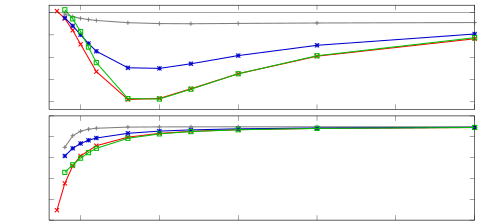

The script that saved this image:
reset
set terminal cairolatex size 4.85,2.23 
set output 'scan_H.tex'

# Multiplot layout setup
set multiplot layout 2,1 margins 0.1,0.98,0.01,0.98 spacing 0,0.03

# First plot
#set xlabel 'Distance (\AA)'
set ylabel 'Energy (meV)' offset -1,0
set yrange [-65:5]
set xrange [3:30]
set xtics format ''
set ytics 15 format '%.0f'
linew=3
set pointsize 0.5
unset key
set label "DBS Opposing" at graph 0.5, graph 0.1 center

p 'CH4.dat' u 1:($4*1000) w lp lw linew lc rgb "grey50" notitle, \
    'H2O_Hfirst.dat' u 1:($4*1000) w lp lw linew lc rgb "red" notitle, \
    'NH3_Hfirst.dat' u 1:($4*1000) w lp lw linew lc rgb "medium-blue" notitle, \
    'HF_Hfirst.dat' u 1:($4*1000) w lp lw linew lc rgb "web-green" notitle, \
    0 w l lw 1 lc rgb "black" notitle

# Second plot
set ylabel 'Energy (eV)' offset 0,0
set yrange [-2.6:-1.6]
set xrange [3:30]
set ytics 0.2 format "%.1f"
#set xtics format
#set xlabel 'Distance (\AA)'
unset label
set label "VBS Opposing" at graph 0.5, graph 0.1 center

p 'CH4.dat' u 1:($3) w lp lw linew lc rgb "grey50" notitle, \
    'H2O_Hfirst.dat' u 1:($3) w lp lw linew lc rgb "red" notitle, \
    'NH3_Hfirst.dat' u 1:($3) w lp lw linew lc rgb "medium-blue" notitle, \
    'HF_Hfirst.dat' u 1:($3) w lp lw linew lc rgb "web-green" notitle

# Third plot

#set xtics format
#set ytics 2 format "%.1f"
#set xlabel 'Distance (\AA)'
#set ylabel 'Energy (meV)'
#set xrange [3:30]
#set yrange [-8:1]
#set key bottom right
#unset label
#set label "Interaction Energy" at graph 0.5, graph 0.1 center

# Plot differences from converged values
#p 'CH4.dat' u 1:(($2+688.52387389)*1000) w lp lw linew lc rgb "grey50" title '$\mathrm{CH}_4$', \
#    'H2O_Hfirst.dat' u 1:(($2+724.41877228)*1000) w lp lw linew lc rgb "red" title '$\mathrm{H}_2\mathrm{O}$', \
 #   'NH3_Hfirst.dat' u 1:(($2+704.56189668)*1000) w lp lw linew lc rgb "medium-blue" title '$\mathrm{NH}_3$', \
 #   'HF_Hfirst.dat' u 1:(($2+748.41555763)*1000) w lp lw linew lc rgb "web-green" title 'HF', \
 #   0 w l lw 1 lc rgb "black" notitle
    
# End multiplot
unset multiplot
set output
set terminal pop
